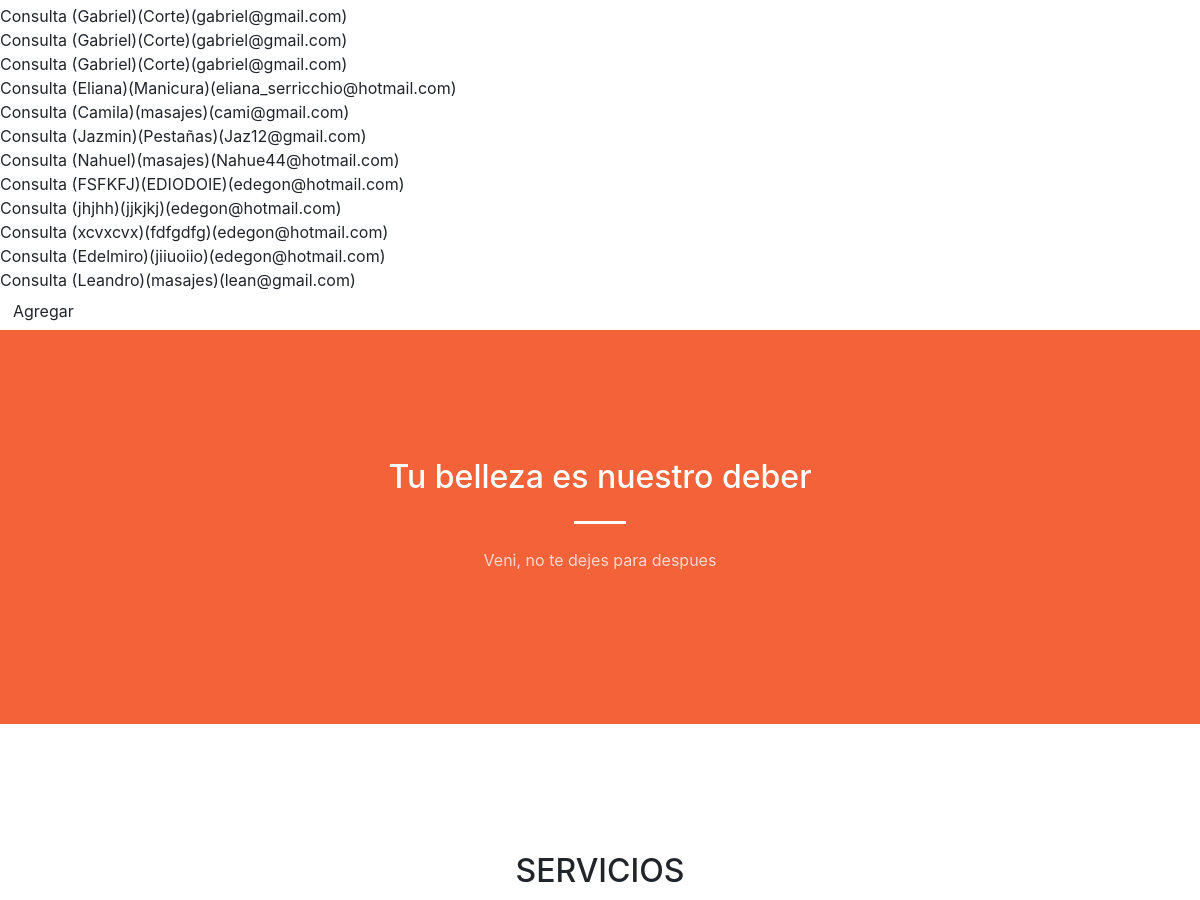
The app's page /inicio/consultas (signed in, middle part), older data.
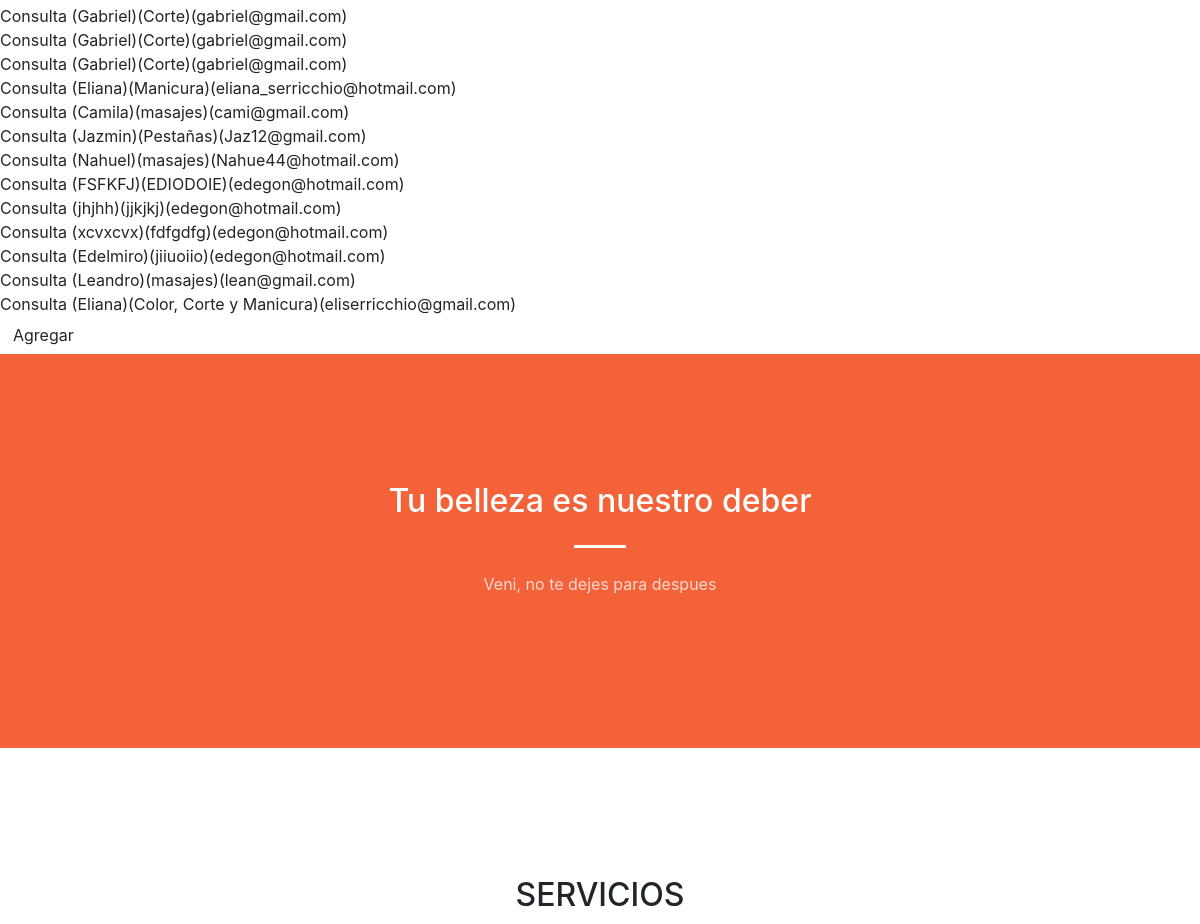
The same page, newer data.
### AppCoder/models.py (models this page shows)
class Consulta(Model):
    nombre = CharField(max_length=40)
    servicio = CharField(max_length=40)
    mail = EmailField()
    def __str__ (self) -> str: #formulario
        return f'Consulta ({self.nombre})({self.servicio})({self.mail})'

### AppCoder/views.py (the view)
# urls.py: path("consultas", consulta,name="Consultas"),
@login_required
def consulta(request):
 return render(request, "AppCoder/consulta.html", {'consulta': Consulta.objects.all()})

### templates/AppCoder/consulta.html (shortened to what this page needs)
{% extends 'AppCoder/padre.html' %}
{% block contenidoQueCambia %}
    {% for consulta in consulta %}
        {{consulta}}
        <br>
    {% endfor %}
          <a class="btn -primary" href="{% url 'consulta_formulario' %}">Agregar<a/>
{% endblock %}

Row changes from the older to the newer data that the page shows:
added Consulta: nombre+servicio+mail "Consulta (Eliana)(Color, Corte y Manicura)(eliserricchio@gmail.com)"
